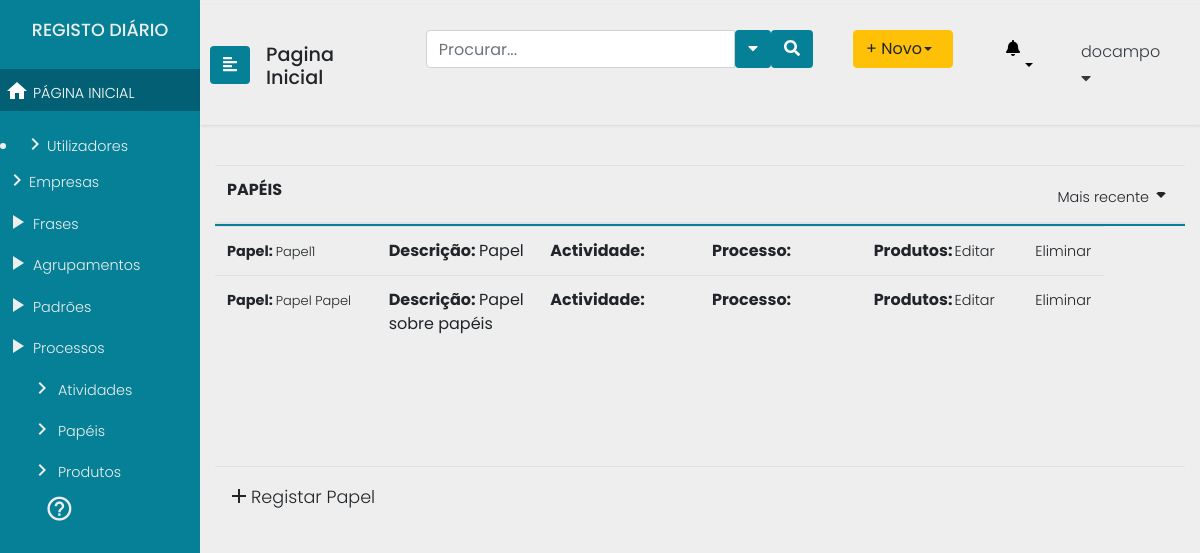
Before: /papeis (signed in) with the older database file.
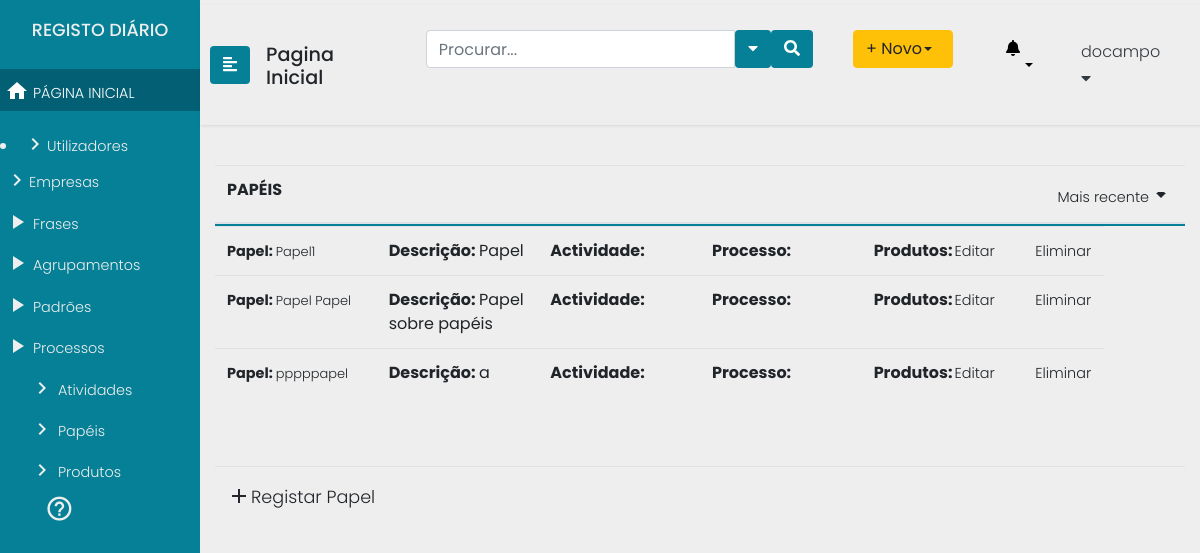
After: the same page with the newer database file.
### processes/models.py (models this page shows, shortened)
class Role(models.Model):
    role_name = models.CharField(max_length=200)
    description = models.TextField(max_length=200)
    product = models.ManyToManyField('Product', blank=True)

### processes/views.py (the view)
# urls.py: path("papeis", views.papeis, name="papeis"),
@login_required(login_url='/login2')
def papeis(request):
	return render(request=request,
				  template_name="processes/papeis.html",
				   context={"procs": Process.objects.all(), "acts": Activity.objects.all(),
				   			"roles": Role.objects.all()	, "users" : User.objects.all(),
							  "prods" : Product.objects.all(),
				   }
				   )

### templates/processes/papeis.html (shortened to what this page needs)
{% extends "processes/header2.html" %}
				{% block content %}
				{% if perms.Users.test_GProc or  perms.Users.test_Analist %}
				{% include "processes/includes/sidenav.html" %}
				<div class="container">
					<table class="table table-hover header-fixed">
						<thead>
							<tr class="d-flex">
								<th class="col-9">PAPÉIS</th>
								<th class="col-3 text-right">
									<a class="dropdown-toggle" id="sidebarCollapse" data-toggle="dropdown" href="#" role="button" aria-haspopup="true" aria-expanded="false"><span>Mais recente</span><i class="material-icons">arrow_drop_down</i></a>
								</th>
							</tr>
						</thead>
						<tbody>
								{% for role in roles %}
								<tr class="d-flex">
										<td class="col-2"><span><b>Papel: </b><a href="#">{{role.role_name}} </a></span></td>
										<td class="col-2"><b>Descrição: </b>{{role.description}}</span></td>
										<td class="col-2"><b>Actividade: </b>{{role.activity}}</span></td>
										<td class="col-2"><b>Processo: </b> {{role.activity.process}}</td>
										<td class="col-1"><b>Produtos: </b>
										</td>
										<td class="col-1"><b><a href="/papeis/RoleUpdate/{{role.id}} ">Editar</a></span></td>
										<td class="col-1"><b><a href="/papeis/RoleDelete/{{role.id}} ">Eliminar</a></span></td>
									</tr>
									{% endfor %}
						</tbody>
						<tfoot>
							<tr class="d-flex">
								<td class="col-9"><b><a href="/papeis/RoleCreate" class="novo"><i class="material-icons">add</i>Registar Papel</a></b></td>
								<td class="col-3 text-right"></td>
							</tr>
						</tfoot>
					</table>
            </div>
		</div>
		{% endif %}
		{% endblock %}

Changed rows visible on the page:
added Role: role_name "pppppapel", description "a"
